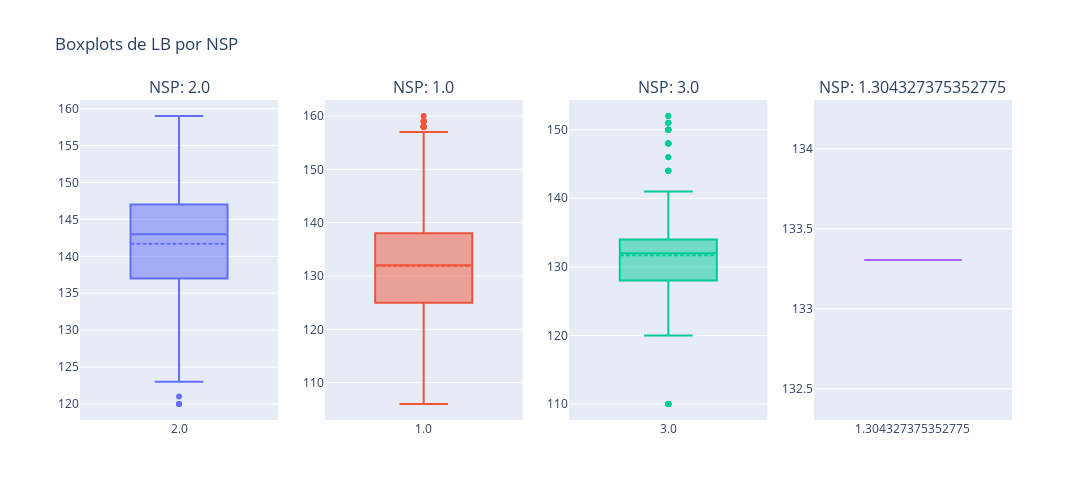

Notebook code cell kept with this figure:
### Code cell
boxplot_by_class(df, numeric_col="LB", class_col="NSP")

### Figure 1 — Plotly figure (JSON) as saved in the notebook; plotly's stock layout.template omitted (floating-point values rounded to 4 significant figures; data arrays with more than 128 entries replaced by an {"elided": "..."} marker saying what was removed)
{"data": [{"boxmean": true, "name": "2.0", "type": "box", "xaxis": "x", "y": {"elided": "295 float values"}, "yaxis": "y"}, {"boxmean": true, "name": "1.0", "type": "box", "xaxis": "x2", "y": {"elided": "1620 float values"}, "yaxis": "y2"}, {"boxmean": true, "name": "3.0", "type": "box", "xaxis": "x3", "y": {"elided": "176 float values"}, "yaxis": "y3"}, {"boxmean": true, "name": "1.304327375352775", "type": "box", "xaxis": "x4", "y": [133.3, 133.3, 133.3], "yaxis": "y4"}], "layout": {"annotations": [{"font": {"size": 16}, "showarrow": false, "text": "NSP: 2.0", "x": 0.1062, "xanchor": "center", "xref": "paper", "y": 1, "yanchor": "bottom", "yref": "paper"}, {"font": {"size": 16}, "showarrow": false, "text": "NSP: 1.0", "x": 0.3688, "xanchor": "center", "xref": "paper", "y": 1, "yanchor": "bottom", "yref": "paper"}, {"font": {"size": 16}, "showarrow": false, "text": "NSP: 3.0", "x": 0.6313, "xanchor": "center", "xref": "paper", "y": 1, "yanchor": "bottom", "yref": "paper"}, {"font": {"size": 16}, "showarrow": false, "text": "NSP: 1.304327375352775", "x": 0.8938, "xanchor": "center", "xref": "paper", "y": 1, "yanchor": "bottom", "yref": "paper"}], "height": 500, "showlegend": false, "title": {"text": "Boxplots de LB por NSP"}, "width": 1200, "xaxis": {"anchor": "y", "domain": [0, 0.2125]}, "xaxis2": {"anchor": "y2", "domain": [0.2625, 0.475]}, "xaxis3": {"anchor": "y3", "domain": [0.525, 0.7375]}, "xaxis4": {"anchor": "y4", "domain": [0.7875, 1]}, "yaxis": {"anchor": "x", "domain": [0, 1]}, "yaxis2": {"anchor": "x2", "domain": [0, 1]}, "yaxis3": {"anchor": "x3", "domain": [0, 1]}, "yaxis4": {"anchor": "x4", "domain": [0, 1]}}}
